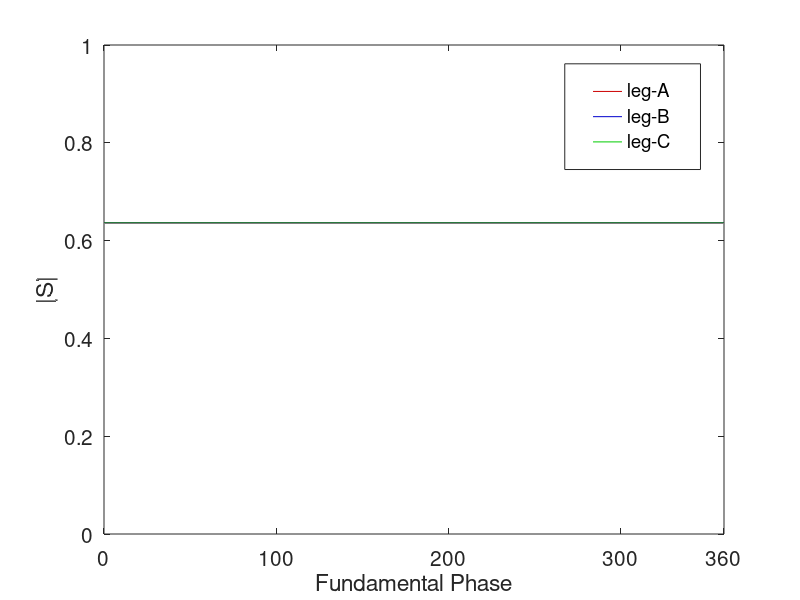
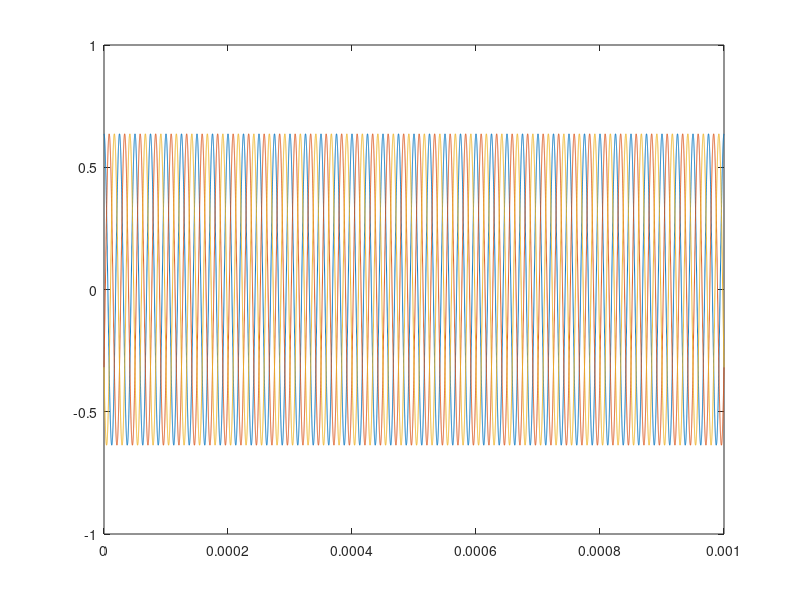
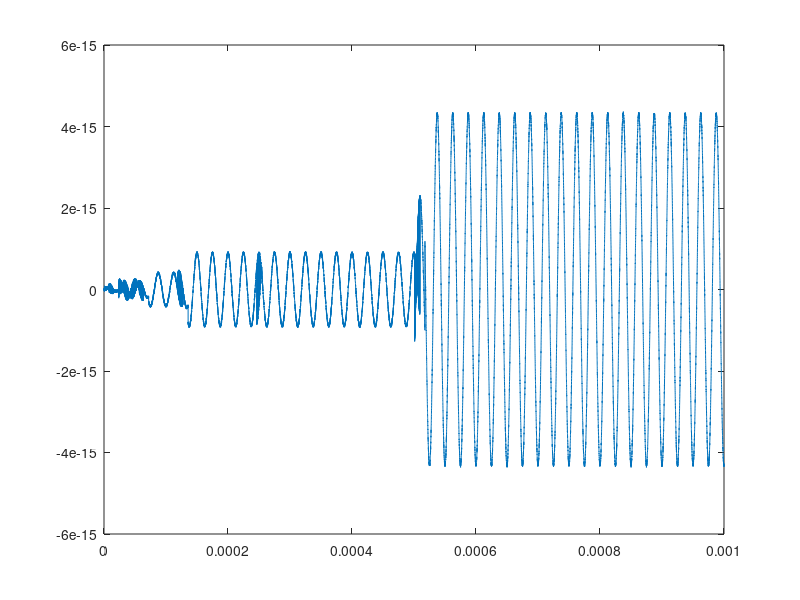
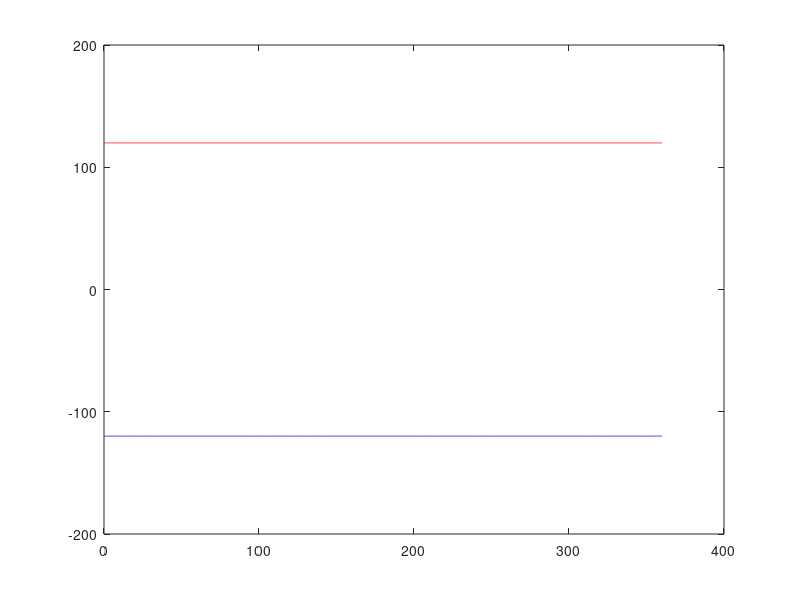

Write MATLAB code to recreate these figures, in order.
fo=1e3;
fs=40e3;
ma=0;

DA_tot=[];
DB_tot=[];
DC_tot=[];
SA_fs_tot= [];
SB_fs_tot= [];
SC_fs_tot= [];

PhiB_tot=[];
PhiC_tot=[];

time_tot= 0:1/fs/1000:1/fo;
i=0;

PhiB=0;
PhiC=0;
SA_fs_mag_x=[];
SB_fs_mag_x=[];
SC_fs_mag_x=[];

for time=time_tot
 
DA= (1+ma*sin(2*pi*fo.*time))/2;
DB= (1+ma*sin(2*pi*fo.*time-2*pi/3))/2;
DC= (1+ma*sin(2*pi*fo.*time+2*pi/3))/2;


if i ==  0
SA_fs_mag= abs((2/pi).*sin(pi.*DA));
SB_fs_mag= abs((2/pi).*sin(pi.*DB));
SC_fs_mag= abs((2/pi).*sin(pi.*DC));

SA_fs_mag_x=[SA_fs_mag_x SA_fs_mag];
SB_fs_mag_x=[SB_fs_mag_x SB_fs_mag];
SC_fs_mag_x=[SC_fs_mag_x SC_fs_mag];

if abs(SA_fs_mag-SB_fs_mag) < SC_fs_mag && SC_fs_mag < (SA_fs_mag+SB_fs_mag)
    
cos_x= (-SC_fs_mag^2+SA_fs_mag^2+SB_fs_mag^2)/(2*SA_fs_mag*SB_fs_mag);
x=acos(cos_x);
PhiB=pi-x;

sin_y=SB_fs_mag*sin(x)/SC_fs_mag;
y=asin(sin_y);
PhiC=y-pi;

elseif SA_fs_mag> SB_fs_mag && SA_fs_mag> SB_fs_mag 
PhiB=pi;
PhiC=pi;
elseif SB_fs_mag> SA_fs_mag && SB_fs_mag> SC_fs_mag 
PhiB=pi;
PhiC=0;
elseif  SC_fs_mag> SA_fs_mag && SC_fs_mag> SB_fs_mag 
PhiB=0;
PhiC=pi;
else 
PhiB=pi/3;
PhiC=pi/3;   
end
i=0;
else 
i=i+1
end


SA_fs= (2/pi).*sin(pi.*DA).*cos(2*pi*fs.*time);
SB_fs= (2/pi).*sin(pi.*DB).*cos(2*pi*fs.*time-PhiB);
SC_fs= (2/pi).*sin(pi.*DC).*cos(2*pi*fs.*time-PhiC);

PhiB_tot=[PhiB_tot PhiB];
PhiC_tot=[PhiC_tot PhiC];


DA_tot=[DA_tot DA];
DB_tot=[DB_tot DB];
DC_tot=[DC_tot DC];

SA_fs_tot= [SA_fs_tot SA_fs];
SB_fs_tot= [SB_fs_tot SB_fs];
SC_fs_tot= [SC_fs_tot SC_fs];

end
%%
figure1 = figure;

% Create axes
axes1 = axes('Parent',figure1);
hold(axes1,'on');

plot(time_tot*fo*360,SA_fs_mag_x,'DisplayName','leg-A','color', [0.8 0 0]);
hold on;
plot(time_tot*fo*360,SB_fs_mag_x,'DisplayName','leg-B','color', [0 0 0.8]);
hold on;
plot(time_tot*fo*360,SC_fs_mag_x,'DisplayName','leg-C','color', [0 0.8 0]);
hold on;

xlim([0 360])
ylim([0 1])

ylabel({'|S|'});

% Create xlabel
xlabel({'Fundamental Phase'});

% Uncomment the following line to preserve the X-limits of the axes
% xlim(axes1,[0 360]);
box(axes1,'on');
hold(axes1,'off');
% Set the remaining axes properties

legend1 = legend(axes1,'show');
set(legend1,...
    'Position',[0.70595238334721 0.717460322356413 0.169642854801246 0.17619047129438]);

set(axes1,'FontSize',15,'XTick',[0 100 200 300 360]);


%%
figure();
plot(time_tot,SA_fs_tot)
hold on;
plot(time_tot,SB_fs_tot)
hold on;
plot(time_tot,SC_fs_tot)
hold on;
%%
figure();
plot(time_tot, (SA_fs_tot+SB_fs_tot+SC_fs_tot)/3)
hold on;
% plot(time_tot, (SA_fs_tot-SB_fs_tot)/sqrt(3))
hold on;

%%

figure();
% plot(time,SA_fs)
% hold on;
% plot(time,SB_fs)
% hold on;
% plot(time,SC_fs)
% hold on;
plot(time_tot*fo*360, PhiB_tot*180/pi,'r')
hold on;
plot(time_tot*fo*360, PhiC_tot*180/pi,'b')
hold on;
% plot(time_tot*fo*360, (PhiB_tot+PhiC_tot)*180/pi,'b')
hold on;
ylim([-200 200])
